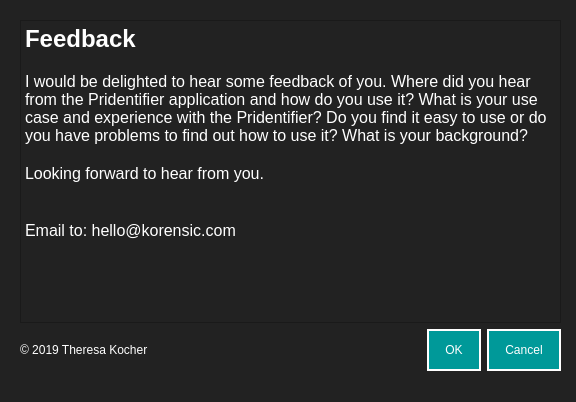
<?xml version="1.0" encoding="UTF-8"?>
<ui version="4.0">
 <class>Dialog</class>
 <widget class="QDialog" name="Dialog">
  <property name="geometry">
   <rect>
    <x>0</x>
    <y>0</y>
    <width>576</width>
    <height>402</height>
   </rect>
  </property>
  <property name="windowTitle">
   <string>Dialog</string>
  </property>
  <property name="styleSheet">
   <string notr="true">background-color: #222222;
</string>
  </property>
  <widget class="QWidget" name="verticalLayoutWidget">
   <property name="geometry">
    <rect>
     <x>20</x>
     <y>20</y>
     <width>541</width>
     <height>351</height>
    </rect>
   </property>
   <layout class="QVBoxLayout" name="verticalLayout">
    <item>
     <layout class="QHBoxLayout" name="horizontalLayout">
      <item>
       <layout class="QHBoxLayout" name="horizontalLayout_2"/>
      </item>
     </layout>
    </item>
    <item>
     <layout class="QHBoxLayout" name="horizontalLayout_4">
      <item>
       <widget class="QTextBrowser" name="textBrowser">
        <property name="styleSheet">
         <string notr="true">color: #fff;
font: 12pt &quot;Helvetica&quot;;
</string>
        </property>
        <property name="html">
         <string>&lt;!DOCTYPE HTML PUBLIC &quot;-//W3C//DTD HTML 4.0//EN&quot; &quot;http://www.w3.org/TR/REC-html40/strict.dtd&quot;&gt;
&lt;html&gt;&lt;head&gt;&lt;meta name=&quot;qrichtext&quot; content=&quot;1&quot; /&gt;&lt;style type=&quot;text/css&quot;&gt;
p, li { white-space: pre-wrap; }
&lt;/style&gt;&lt;/head&gt;&lt;body style=&quot; font-family:'Helvetica'; font-size:12pt; font-weight:400; font-style:normal;&quot;&gt;
&lt;p style=&quot; margin-top:0px; margin-bottom:0px; margin-left:0px; margin-right:0px; -qt-block-indent:0; text-indent:0px;&quot;&gt;&lt;span style=&quot; font-size:18pt; font-weight:600;&quot;&gt;Feedback&lt;/span&gt;&lt;/p&gt;
&lt;p style=&quot;-qt-paragraph-type:empty; margin-top:0px; margin-bottom:0px; margin-left:0px; margin-right:0px; -qt-block-indent:0; text-indent:0px;&quot;&gt;&lt;br /&gt;&lt;/p&gt;
&lt;p style=&quot; margin-top:0px; margin-bottom:0px; margin-left:0px; margin-right:0px; -qt-block-indent:0; text-indent:0px;&quot;&gt;I would be delighted to hear some feedback of you. Where did you hear from the Pridentifier application and how do you use it? What is your use case and experience with the Pridentifier? Do you find it easy to use or do you have problems to find out how to use it? What is your background?&lt;/p&gt;
&lt;p style=&quot;-qt-paragraph-type:empty; margin-top:0px; margin-bottom:0px; margin-left:0px; margin-right:0px; -qt-block-indent:0; text-indent:0px;&quot;&gt;&lt;br /&gt;&lt;/p&gt;
&lt;p style=&quot; margin-top:0px; margin-bottom:0px; margin-left:0px; margin-right:0px; -qt-block-indent:0; text-indent:0px;&quot;&gt;Looking forward to hear from you.&lt;/p&gt;
&lt;p style=&quot;-qt-paragraph-type:empty; margin-top:0px; margin-bottom:0px; margin-left:0px; margin-right:0px; -qt-block-indent:0; text-indent:0px;&quot;&gt;&lt;br /&gt;&lt;/p&gt;
&lt;p style=&quot;-qt-paragraph-type:empty; margin-top:0px; margin-bottom:0px; margin-left:0px; margin-right:0px; -qt-block-indent:0; text-indent:0px;&quot;&gt;&lt;br /&gt;&lt;/p&gt;
&lt;p style=&quot; margin-top:0px; margin-bottom:0px; margin-left:0px; margin-right:0px; -qt-block-indent:0; text-indent:0px;&quot;&gt;Email to: hello@korensic.com&lt;/p&gt;&lt;/body&gt;&lt;/html&gt;</string>
        </property>
       </widget>
      </item>
     </layout>
    </item>
    <item>
     <layout class="QHBoxLayout" name="horizontalLayout_3">
      <item>
       <widget class="QLabel" name="label">
        <property name="styleSheet">
         <string notr="true">color: #fff;
font: 12pt &quot;Helvetica&quot;;
</string>
        </property>
        <property name="text">
         <string>© 2019 Theresa Kocher</string>
        </property>
       </widget>
      </item>
      <item>
       <widget class="QDialogButtonBox" name="buttonBox">
        <property name="styleSheet">
         <string notr="true">QPushButton {
background-color: #009999;
padding: 12px 16px;
border: 2px solid #fff;
color: #fff;
font: Helvetica;
}
QPushButton:hover {
	background-color: #75bdc3;
}</string>
        </property>
        <property name="orientation">
         <enum>Qt::Horizontal</enum>
        </property>
        <property name="standardButtons">
         <set>QDialogButtonBox::Cancel|QDialogButtonBox::Ok</set>
        </property>
       </widget>
      </item>
     </layout>
    </item>
   </layout>
  </widget>
 </widget>
 <resources/>
 <connections>
  <connection>
   <sender>buttonBox</sender>
   <signal>clicked(QAbstractButton*)</signal>
   <receiver>Dialog</receiver>
   <slot>reject()</slot>
   <hints>
    <hint type="sourcelabel">
     <x>411</x>
     <y>338</y>
    </hint>
    <hint type="destinationlabel">
     <x>368</x>
     <y>388</y>
    </hint>
   </hints>
  </connection>
  <connection>
   <sender>buttonBox</sender>
   <signal>clicked(QAbstractButton*)</signal>
   <receiver>Dialog</receiver>
   <slot>accept()</slot>
   <hints>
    <hint type="sourcelabel">
     <x>546</x>
     <y>355</y>
    </hint>
    <hint type="destinationlabel">
     <x>558</x>
     <y>375</y>
    </hint>
   </hints>
  </connection>
 </connections>
</ui>
